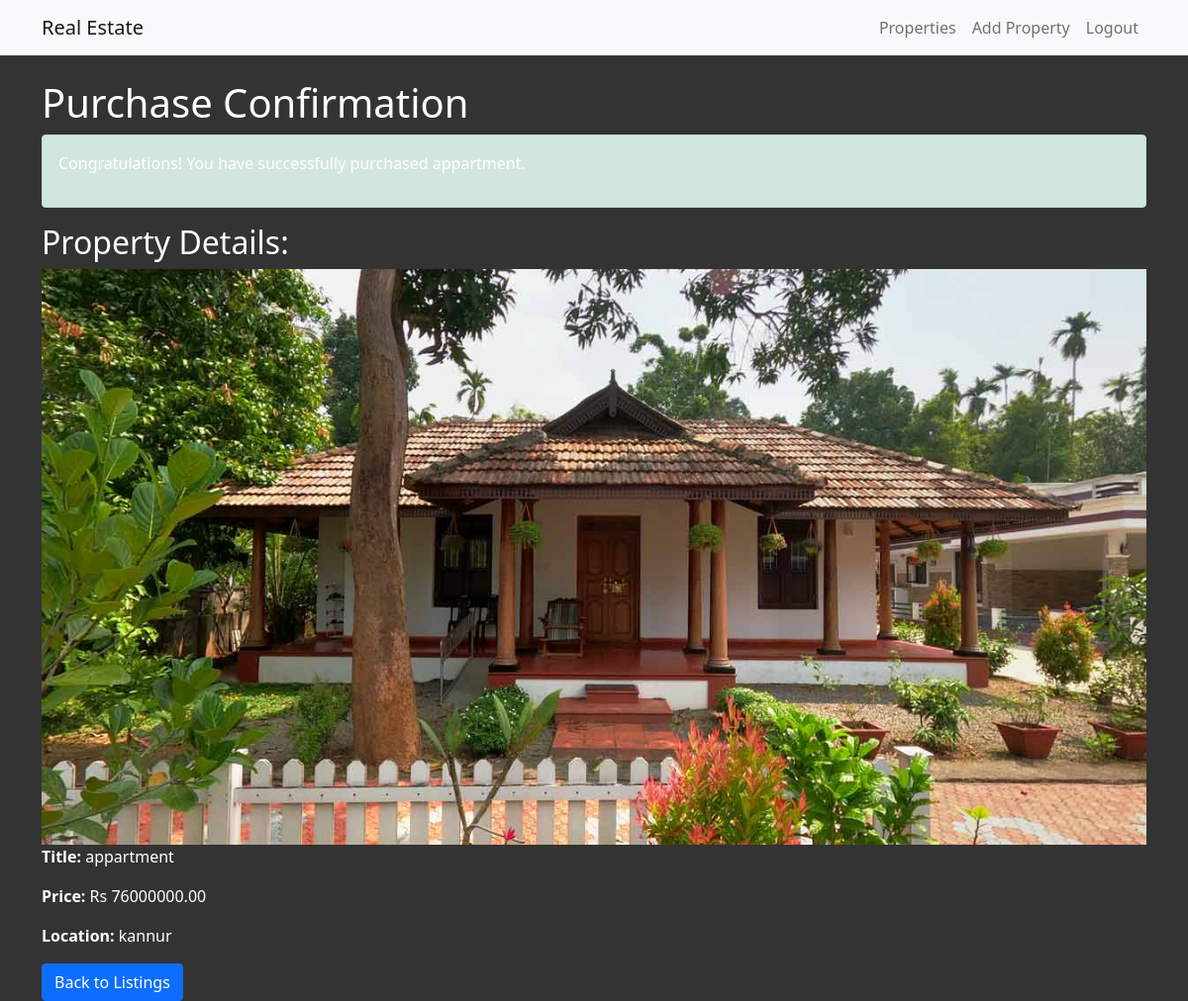
Page /property/9/purchase-confirmation/ (signed in) on the committed database.
### stage/models.py (models this page shows, shortened)
class Property(models.Model):
    title = models.CharField(max_length=200)
    description = models.TextField()
    price = models.DecimalField(max_digits=10, decimal_places=2)
    location = models.CharField(max_length=200)
    seller = models.ForeignKey(User, on_delete=models.CASCADE, related_name='properties')
    is_sold = models.BooleanField(default=False)
    created_at = models.DateTimeField(auto_now_add=True)
    image = models.ImageField(upload_to='property_images/', null=True, blank=True)

### stage/views.py (the view)
# urls.py: path('property/<int:pk>/purchase-confirmation/', views.purchase_confirmation, name='purchase_confirmation'),
@login_required
def purchase_confirmation(request, pk):
    property = get_object_or_404(Property, pk=pk)
    return render(request, 'purchase_confirmation.html', {'property': property})

### stage/templates/purchase_confirmation.html (shortened to what this page needs)
{% extends 'base.html' %}
{% block content %}
<h1 class="white-text">Purchase Confirmation</h1>
<div class="alert alert-success">
    <p class="white-text">Congratulations! You have successfully purchased {{ property.title }}.</p>
</div>
<h2 class="white-text">Property Details:</h2>
{% if property.image %}
    <img src="{{ property.image.url }}" alt="{{ property.title }}" class="img-fluid">
{% endif %}
<p class="white-text"><strong>Title:</strong> {{ property.title }}</p>
<p class="white-text"><strong>Price:</strong> Rs {{ property.price }}</p>
<p class="white-text"><strong>Location:</strong> {{ property.location }}</p>
<a href="{% url 'property_list' %}" class="btn btn-primary white-text">Back to Listings</a>
{% endblock %}

### stage/templates/purchase_confirmation.html (style rules this page uses)
body { background-color: #333; }
.white-text { color: #FFFFFF; }

### rows in the picture
Property: title "appartment", image (picture), price "76000000.00", location "kannur"
